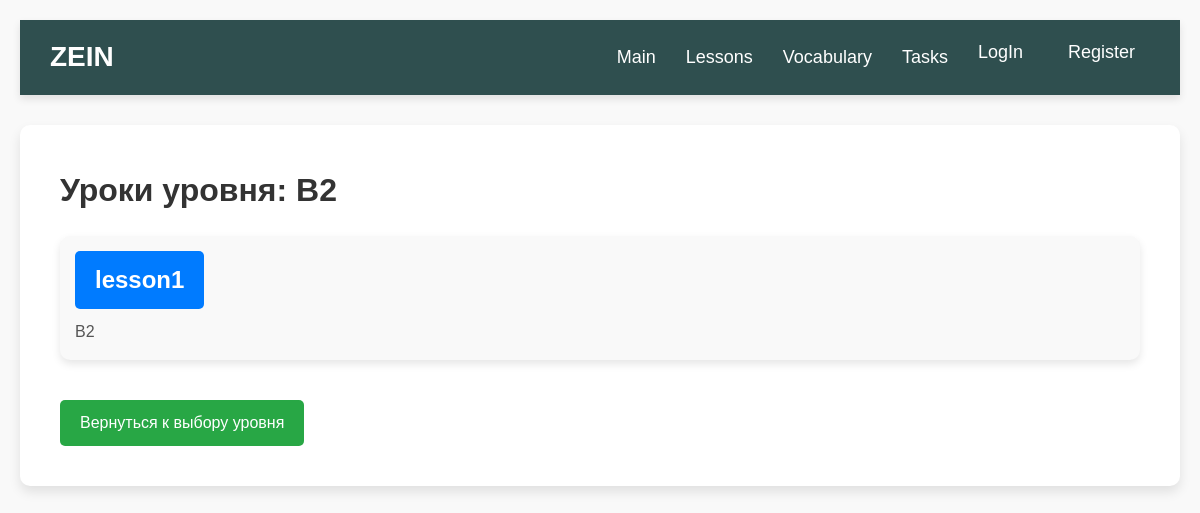
The page /levels/4/lessons/ on the database its author committed.
### main/models.py (models this page shows, shortened)
class Level(models.Model):
    name = models.CharField(max_length=100, unique=True, verbose_name="Название уровня")

class Lesson(models.Model):
    title = models.CharField(max_length=200, verbose_name="Название урока")
    description = models.TextField(verbose_name="Краткое содержание")
    video = models.FileField(upload_to='videos/', blank=True, null=True, verbose_name="Видео")
    audio = models.FileField(upload_to='audios/', blank=True, null=True, verbose_name="Аудио")
    image = models.ImageField(upload_to='images/', blank=True, null=True, verbose_name="Изображение")
    test_link = models.URLField(blank=True, null=True, verbose_name="Ссылка на тест")
    additional_links = models.TextField(blank=True, null=True, verbose_name="Дополнительные материалы (ссылки)")
    level = models.ForeignKey(Level, on_delete=models.CASCADE, related_name="lessons", verbose_name="Уровень")

### main/views.py (the view)
# urls.py: path('levels/<int:level_id>/lessons/', views.lesson_list, name='lesson_list'),  # Уроки в уровне
def lesson_list(request, level_id):
    level = get_object_or_404(Level, pk=level_id)
    lessons = level.lessons.all()
    return render(request, 'main/lesson_list.html', {'level': level, 'lessons': lessons})

### templates/main/lesson_list.html
{% extends "base.html" %}
{% block content %}
    <div class="features">
        <h1>Уроки уровня: {{ level.name }}</h1>
        <ul>
            {% for lesson in lessons %}
                <li class="lesson-item">
                    <a href="/lessons/{{ lesson.id }}/" class="lesson-title">{{ lesson.title }}</a>
                    <p class="lesson-description">{{ lesson.description }}</p>
                </li>
            {% endfor %}
        </ul>
        <a href="{% url 'level_list' %}" class="back-button">Вернуться к выбору уровня</a>
    </div>
{% endblock %}

### static/style.css (style rules this page uses)
* { margin: 0; padding: 0; box-sizing: border-box; }
body { font-family: Arial, sans-serif; background-color: #f4f4f4; color: #333; line-height: 1.6; }
h1 { font-size: 32px; color: #333; margin-bottom: 20px; }
body { font-family: Arial, sans-serif; background-color: #f9f9f9; margin: 0; padding: 20px; }
h1, h2 { color: #333; }
ul { list-style-type: none; }
ul li { margin: 5px 0; font-size: 18px; }
.features { padding: 20px; }
.lesson-item { margin-bottom: 20px; padding: 15px; background-color: #f9f9f9; border-radius: 10px; box-shadow: 0 4px 8px rgba(0, 0, 0, 0.1); }
.lesson-title { font-size: 24px; font-weight: bold; text-decoration: none; color: white; background-color: #007bff; padding: 10px 20px; border-radius: 5px; display: inline-block; transition: background-color 0.3s ease, transform 0.3s ease; }
.lesson-description { font-size: 16px; color: #555; margin-top: 10px; }
.back-button { display: inline-block; margin-top: 20px; padding: 10px 20px; font-size: 16px; color: white; background-color: #28a745; border-radius: 5px; text-decoration: none; transition: background-color 0.3s ease, transform 0.3s ease; }

### rows shown on the page
Level: name "B2"
Lesson: title "lesson1", description "B2"
